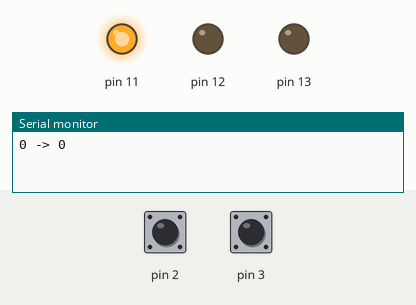
Bench run of a sketch on a simulated Arduino Uno, built with avr-gcc and run on an emulated ATmega328P. On the bench: output pins drawn as LEDs (lit = HIGH), the last lines printed to the serial monitor. Dashed ring = blinking. The test bench sets the inputs (shaded band); at power-on: pin 3 HIGH, pin 2 HIGH.

Above: at 1.2 s.
1.3 s: pin 3 pulled LOW for 0.15 s
At 2.1 s:
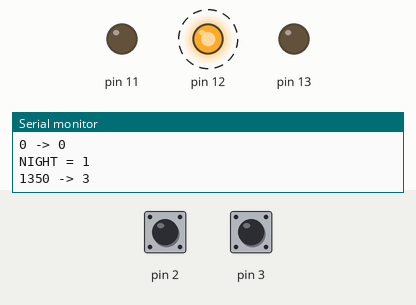
4.3 s: pin 2 pulled LOW for 0.15 s
7.3 s: pin 3 pulled LOW for 1 s
At 7.7 s:
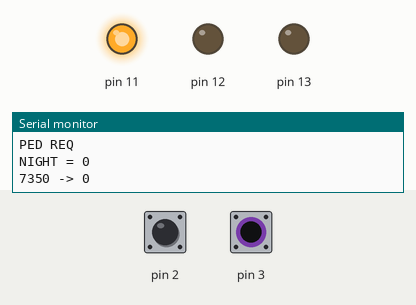
9.8 s: pin 3 pulled LOW for 3.2 s
At 10.1 s:
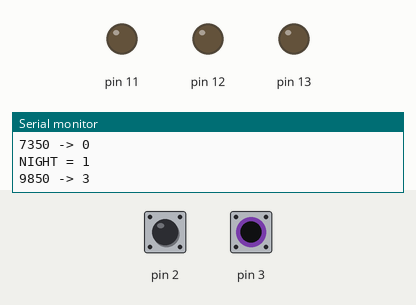
Timing chart, 0 to 15.5 s (numbered marks = the images above; inputs shaded):
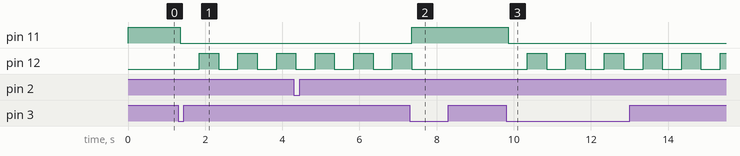

Measured:
- after the input at 1.3 s, pin 11: HIGH → LOW after 0.05 s; pin 12: alternates HIGH for 0.50 s and LOW for 0.50 s, starting after 0.55 s
- after the input at 7.3 s, pin 11: LOW → HIGH after 0.05 s; pin 12: goes on until 7.4 s, then stays LOW
- after the input at 9.8 s, pin 11: HIGH → LOW after 0.05 s; pin 12: alternates HIGH for 0.50 s and LOW for 0.50 s, starting after 0.55 s

The sketch:

method-1.ino
```cpp
enum State { S_GREEN, S_YELLOW, S_RED, S_WARNING };

State st = S_GREEN;
unsigned long tStart = 0, dur = 0;
bool pedReq = false, night = false;
bool blinkOn = false;
bool btnStable = false, btnRaw = false;
bool nightStable = false, nightRaw = false;
unsigned long lastBlink = 0;
unsigned long btnRawChange = 0;
unsigned long nightRawChange = 0;

void setOut(State s) {
  digitalWrite(13, s == S_RED);
  digitalWrite(12, s == S_YELLOW);
  digitalWrite(11, s == S_GREEN);
}

void goTo(State s, unsigned long d) {
  st = s;
  tStart = millis();
  dur = d;
  setOut(s);

  if (s == S_WARNING) {
    blinkOn = false;
    lastBlink = millis();
  }

  Serial.print(millis());
  Serial.print(" -> ");
  Serial.println(s);
}

void readInputs() {
  bool raw = !digitalRead(2);

  if (raw != btnRaw) {
    btnRaw = raw;
    btnRawChange = millis();
  }

  if (millis() - btnRawChange > 50 && btnRaw != btnStable) {
    btnStable = btnRaw;

    if (btnStable) {
      pedReq = true;
      Serial.println("PED REQ");
    }
  }

  bool rawN = !digitalRead(3);

  if (rawN != nightRaw) {
    nightRaw = rawN;
    nightRawChange = millis();
  }

  if (millis() - nightRawChange > 50 && nightRaw != nightStable) {
    nightStable = nightRaw;

    if (nightStable) {
      night = !night;
      Serial.print("NIGHT = ");
      Serial.println(night);
    }
  }
}

void setup() {
  Serial.begin(9600);

  pinMode(13, OUTPUT);
  pinMode(12, OUTPUT);
  pinMode(11, OUTPUT);
  pinMode(2, INPUT_PULLUP);
  pinMode(3, INPUT_PULLUP);

  goTo(S_GREEN, 10000);
}

void loop() {
  readInputs();

  if (night && st != S_WARNING) {
    goTo(S_WARNING, 500);
  }

  if (!night && st == S_WARNING) {
    goTo(S_GREEN, 10000);
  }

  unsigned long e = millis() - tStart;

  switch (st) {

    case S_GREEN:
      if (e >= dur) {
        goTo(S_YELLOW, 3000);
      }
      break;

    case S_YELLOW:
      if (e >= dur) {
        if (pedReq) {
          pedReq = false;
          goTo(S_RED, 15000);
        } else {
          goTo(S_RED, 10000);
        }
      }
      break;

    case S_RED:
      if (e >= dur) {
        goTo(S_GREEN, 10000);
      }
      break;

    case S_WARNING:
      if (millis() - lastBlink >= 500) {
        lastBlink = millis();
        blinkOn = !blinkOn;

        digitalWrite(13, 0);
        digitalWrite(12, blinkOn);
        digitalWrite(11, 0);
      }
      break;
  }
}
```
